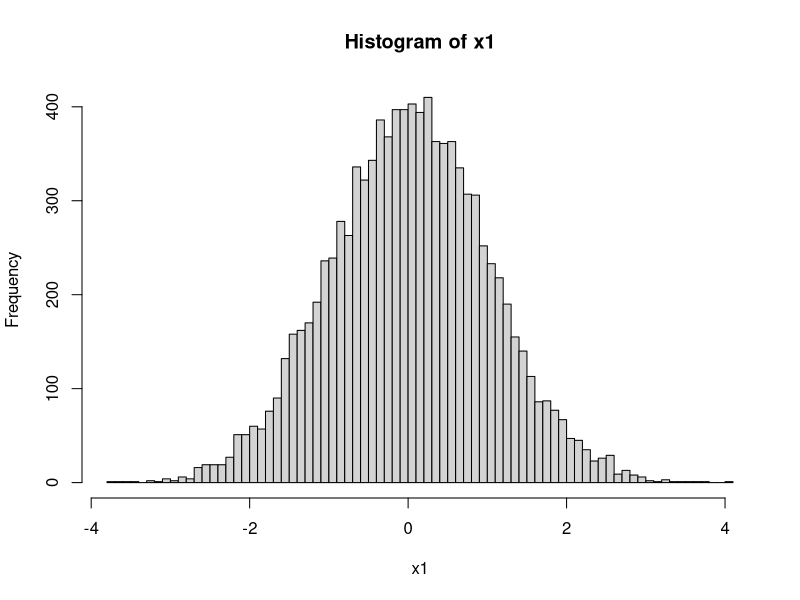
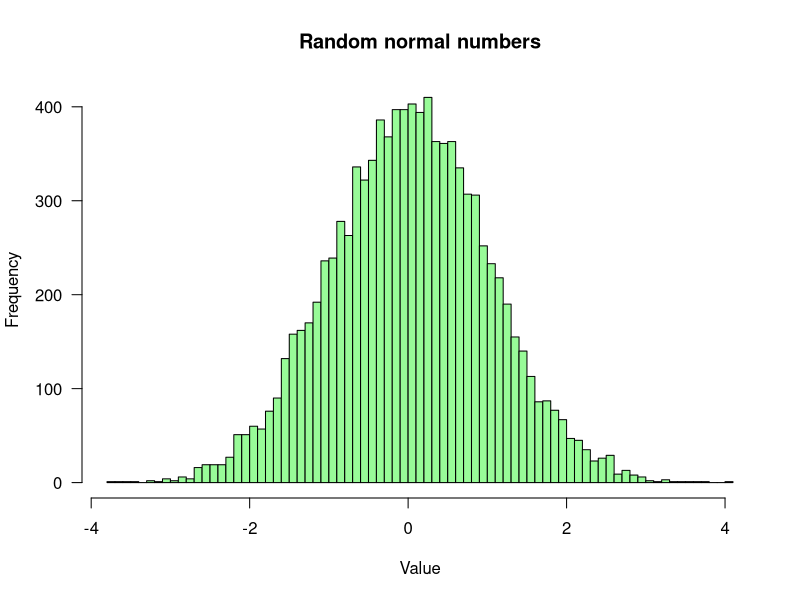
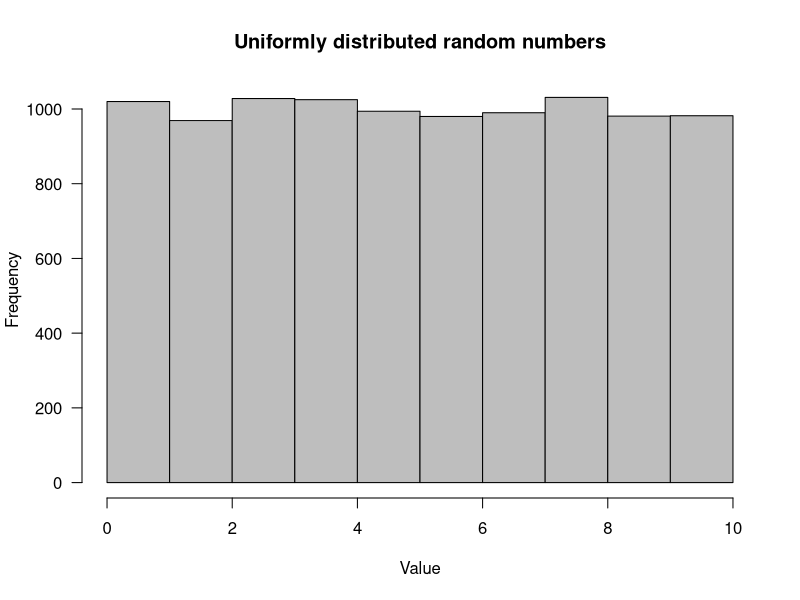

Write R code to recreate these figures, in order.
## ---- chunk 1
library(knitr)

options(width = 300)
knitr::opts_chunk$set(
  fig.width = 7, fig.height = 5, 
  out.width = "80%",
  fig.align = "center", 
  fig.path = "figures/start-R_",
  size = "tiny", 
  echo = TRUE, 
  eval = TRUE, 
  warning = FALSE, 
  message = FALSE, 
  results = TRUE, 
  comment = "")
# knitr::asis_output("\\footnotesize")

# dir.main <- "~/stat1"
# dir.slides <- file.path(dir.main, "slides")
# setwd(dir.slides)
## ---- chunk 2
matIdentite <- matrix(ncol = 10, nrow = 10, data = 0)
diag(matIdentite) <- 1
print(matIdentite)
## ---- chunk 3
## Generatre a 10x10 matrix with random normal numbers
matAleatoire <- matrix(
  nrow = 10, 
  ncol = 10, 
  data = rnorm(n = 100, 
               mean = 0, 
               sd = sqrt(5)))

## Print the results rounded at 2 decimals
print(round(matAleatoire, digits = 2))
## ---- chunk 4
n <- 10000 ## define vector sizes
x1 <- rnorm(n = n, mean = 0, sd = 1) ## normal random
x2 <- runif(n = n, min = 0, max = 10) ## uniform random 
## ---- chunk 5
hist(x = x1, breaks = 100)
## ---- chunk 6
hist(x = x1, breaks = 100, 
     las = 1, 
     col = "palegreen",
     main = "Random normal numbers",
     xlab = "Value"
     )
## ---- chunk 7
hist(x = x2, breaks = 10, 
     las = 1, 
     col = "grey",
     main = "Uniformly distributed random numbers",
     xlab = "Value"
     )
